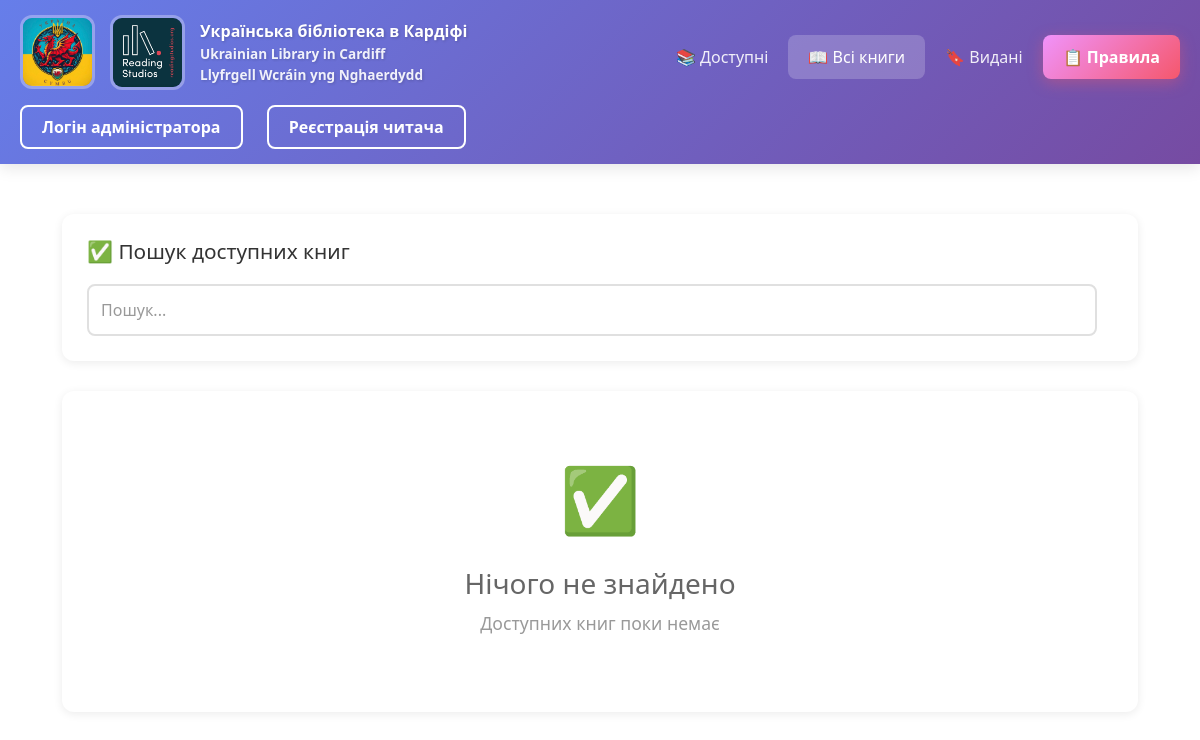
/notbook, run on an earlier commit of the app's database.
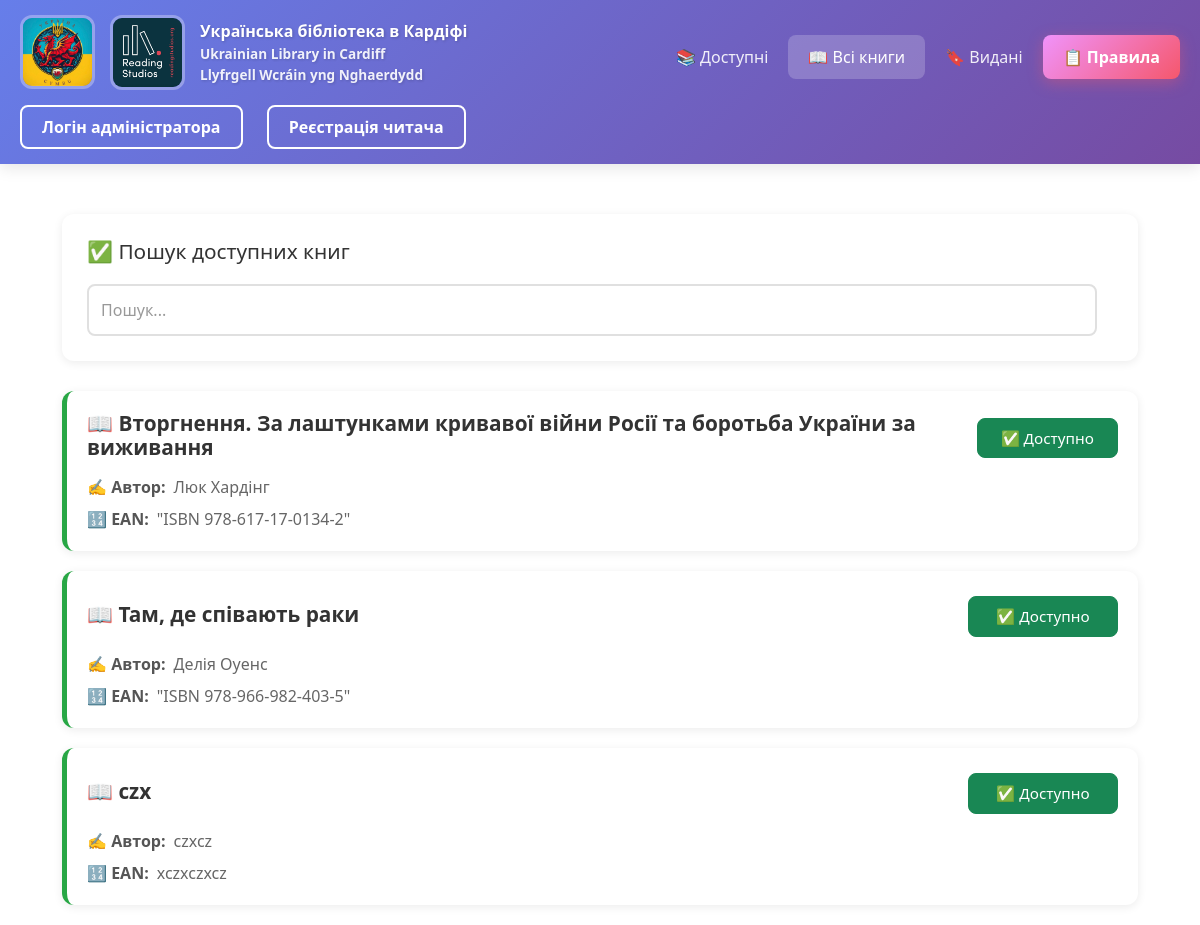
And on a later commit of the database.
### app.py (models this page shows)
class Book(db.Model):
    id = db.Column(db.Integer, primary_key=True)
    name_book = db.Column(db.String(100), nullable=False)
    author = db.Column(db.String(100), nullable=False)
    surname = db.Column(db.String(100), default='')
    ean = db.Column(db.Text, nullable=False)
    buyer = db.Column(db.String(100), nullable=False)
    phone = db.Column(db.String(20), nullable=False)
    stat = db.Column(db.String(20), nullable=False)
    date = db.Column(db.DateTime, default=datetime.utcnow)
    enddate = db.Column(db.DateTime, default=datetime.utcnow)
    history = db.Column(db.String(100), default='')

### app.py (the view)
@app.route('/notbook')
def notbook():
    search_query = request.args.get('search', '')
    if search_query:
        search_query_lower = search_query.lower()
        notbook = []
        for book in Book.query.filter(Book.stat == 'доступна').all():
            if (search_query_lower in book.name_book.lower() or
                search_query_lower in book.author.lower() or
                search_query_lower in book.ean.lower()):
                notbook.append(book)
    else:
        notbook = Book.query.filter(Book.stat == 'доступна').all()
    return render_template('notbook.html', notbook=notbook, search_query=search_query)

### templates/notbook.html (shortened to what this page needs)
{% extends 'base.html' %}
{% block body %}
<div class="container" style="max-width: 1200px; margin: 0 auto; padding: 20px;">
    <div style="background: white; padding: 25px; border-radius: 12px; box-shadow: 0 2px 10px rgba(0,0,0,0.08); margin-bottom: 30px;">
        <h2 style="color: #333; margin-bottom: 20px; font-size: 1.3em; display: flex; align-items: center; gap: 10px;">
            ✅ Пошук доступних книг
        </h2>
        <form class="col-12 col-lg-auto mb-3 mb-lg-0 me-lg-3" method="GET" action="/notbook" style="display: flex; gap: 15px; align-items: center; flex-wrap: wrap;">
            <input type="search" name="search" id="searchInput" class="search form-control text-bg-white" placeholder="Пошук..." aria-label="Search" value="{{ search_query if search_query else '' }}" style="flex: 1; min-width: 100%; padding: 12px; border: 2px solid #e0e0e0; border-radius: 8px; font-size: 1em; transition: border 0.3s;">
        </form>
    </div>
    {% if notbook %}
        <div style="display: grid; gap: 20px;">
            {% for el in notbook %}
            <div class="gigi">
                <div class="didi"
                    style="background: white; padding: 20px; border-radius: 12px; box-shadow: 0 2px 10px rgba(0,0,0,0.08); cursor: pointer; transition: transform 0.2s, box-shadow 0.3s; border-left: 5px solid #28a745;"
                    onclick="window.location.href='/books/{{ el.id }}'"
                    onmouseover="this.style.transform='translateY(-3px)'; this.style.boxShadow='0 6px 20px rgba(0,0,0,0.15)';"
                    onmouseout="this.style.transform='translateY(0)'; this.style.boxShadow='0 2px 10px rgba(0,0,0,0.08)';">
                    <div class="book-header" style="display: flex; justify-content: space-between; align-items: center; margin-bottom: 15px;">
                        <h3 class="tutu" style="margin: 0; font-size: 1.3em; color: #333; font-weight: 600;">
                            📖 {{ el.name_book }}
                        </h3>
                        <span class="btn btn-success"
                            style="width: 150px; padding: 8px 16px; font-size: 0.95em; border-radius: 8px; pointer-events: none;">
                            ✅ Доступно
                        </span>
                    </div>
                    <div style="display: flex; flex-direction: column; gap: 8px; color: #666;">
                        <p class="tutu" style="margin: 0; display: flex; align-items: center; gap: 8px;">
                            <span style="font-weight: 600; color: #555;">✍️ Автор:</span> {{ el.author }}
                        </p>
                        <p class="tutu" style="margin: 0; display: flex; align-items: center; gap: 8px;">
                            <span style="font-weight: 600; color: #555;">🔢 EAN:</span> {{ el.ean }}
                        </p>
                    </div>
                </div>
            </div>
            {% endfor %}
        </div>
    {% else %}
        <div style="background: white; padding: 60px 20px; border-radius: 12px; box-shadow: 0 2px 10px rgba(0,0,0,0.08); text-align: center;">
            <div style="font-size: 4em; margin-bottom: 20px;">✅</div>
            <h3 style="color: #666; margin-bottom: 10px;">Нічого не знайдено</h3>
            {% if search_query %}
            <p style="color: #999; font-size: 1.1em;">За запитом "<strong>{{ search_query }}</strong>" доступних книг не знайдено</p>
            {% else %}
            <p style="color: #999; font-size: 1.1em;">Доступних книг поки немає</p>
            {% endif %}
        </div>
    {% endif %}
</div>
{% endblock %}

What changed in the data, as far as the page shows it:
now on this page (row edited): Book: name_book "Вторгнення. За лаштунками кривавої війни Росії та боротьба України за виживання", author "Люк Хардінг", ean "\"ISBN 978-617-17-0134-2\""
now on this page (row edited): Book: name_book "Там, де співають раки", author "Делія Оуенс", ean "\"ISBN 978-966-982-403-5\""
now on this page (row edited): Book: name_book "czx", author "czxcz", ean "xczxczxcz"
Also different on the page:
text no longer shown: "✅ Нічого не знайдено Доступних книг поки немає"
